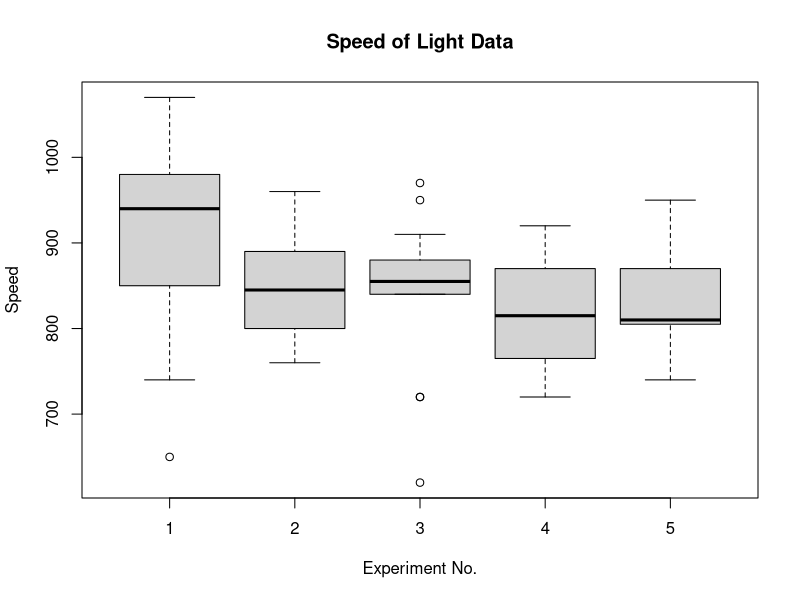

Write R code to recreate this figure.
## ---- chunk 1
require(stats)
require(graphics)
michelson <- transform(morley,
                       Expt = factor(Expt), Run = factor(Run))
xtabs(~ Expt + Run, data = michelson)  # 5 x 20 balanced (two-way)
## ---- chunk 2
plot(Speed ~ Expt, data = michelson,
     main = "Speed of Light Data", xlab = "Experiment No.")
## ---- chunk 3
fm <- aov(Speed ~ Run + Expt, data = michelson)
summary(fm)
## ---- chunk 4
fm0 <- update(fm, . ~ . - Run)
anova(fm0, fm)
## ---- chunk 5
library(dplyr)
x <- morley %>%
  dplyr::as_tibble()
